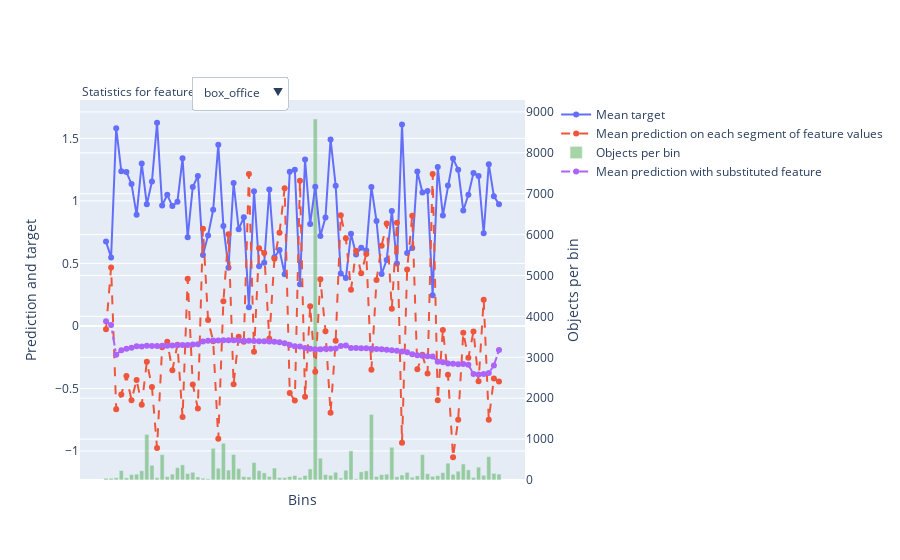

Notebook code for this chart:
### Code cell
res = model.calc_feature_statistics(data=train_pool,
                                    target=y_test,
                                    feature=0,
                                    plot=True)
